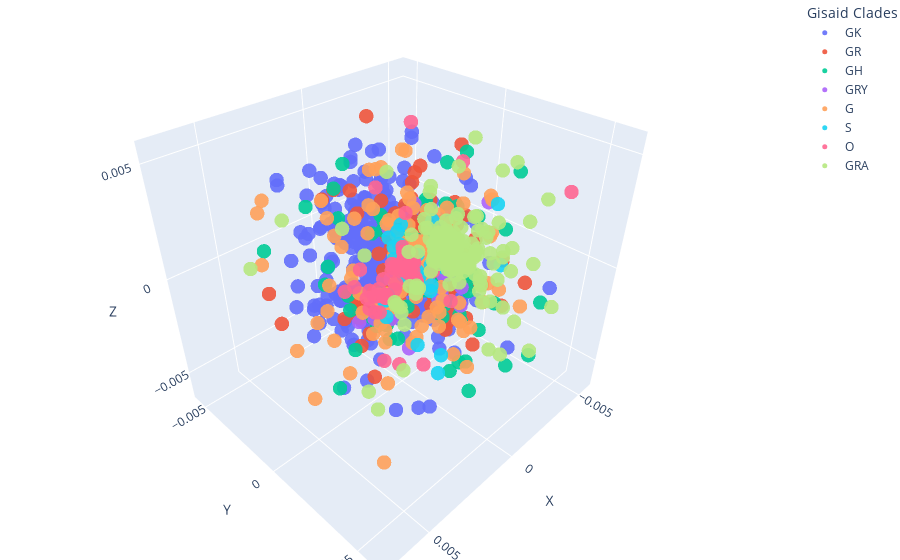

Notebook cell for this chart:
### Code cell
# Nextstrain website, nextstrain gisaid
fig_4 = plotly.io.read_json('/Users/dolteanu/local_documents/Coding/MSc_github/Results/Nextstrain_gisaid/Images/MoDmap.json')
fig_4.update_traces(marker={'size': 5})
fig_4.update_layout(margin=dict(l=0, r=0, b=0, t=0),
                      legend_title_text="Gisaid Clades")
